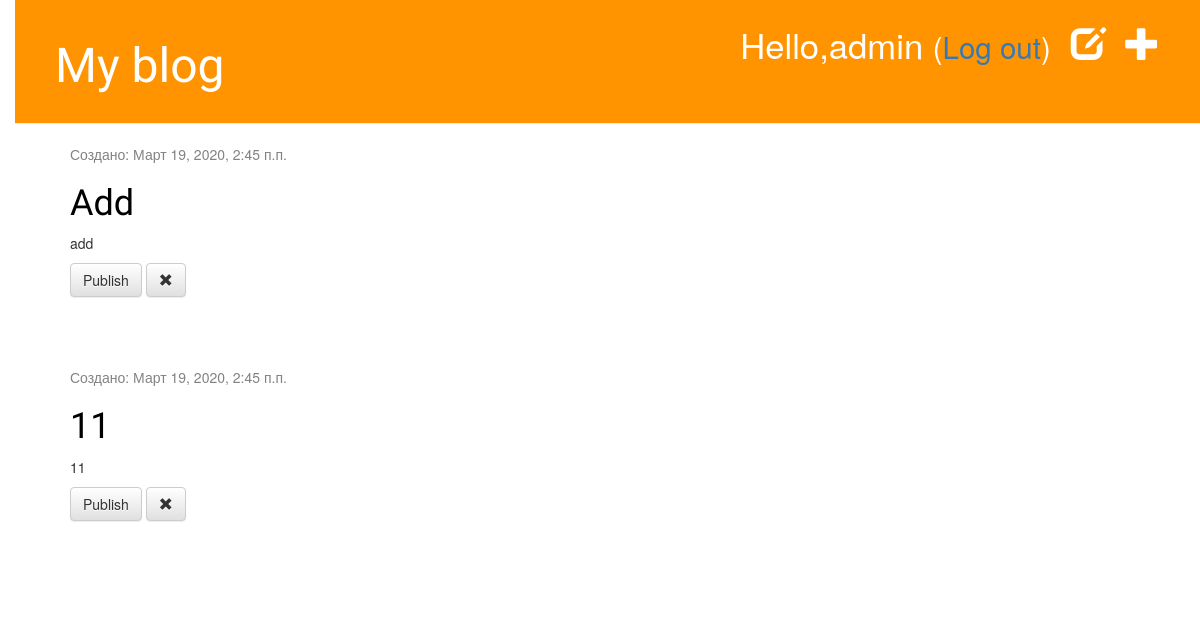
/post/post_draft_list/ (signed in), run on the app's committed database.
### blog/models.py (models this page shows, shortened)
class Post(models.Model):
    author = models.ForeignKey(settings.AUTH_USER_MODEL,on_delete = models.CASCADE)
    title = models.CharField('название статьи',max_length = 200)
    text = models.TextField('текст статьи')
    created_date = models.DateTimeField('дата создания',default = timezone.now())
    published_date = models.DateTimeField('дата публикации',blank = True,null = True)
    class Meta():
        verbose_name = 'Статья'
        verbose_name_plural = 'Статьи'

### blog/views.py (the view)
# urls.py: path('post/post_draft_list/',views.post_draft_list,name='post_draft_list'),
@login_required
def post_draft_list(request):
    draft_posts = Post.objects.filter(published_date=None).order_by('created_date')
    return render(request,'blog/post_draft_list.html',{'draft_posts':draft_posts})

### blog/templates/blog/post_draft_list.html
{% extends 'blog/base.html' %}
{% block content %}
  {% for p in draft_posts %}
    <div class="post">
      <div class="date">
        <p>Создано: {{ p.created_date }}</p>
      </div>
      <h1><a href="{% url 'post_detail' pk=p.pk %}">{{ p.title }}</a></h1>
      <p>{{ p.text|linebreaksbr }}</p>
      <a href='{% url "publish" p.pk %}' class = 'btn btn-default'>Publish</a>
      <a class="btn btn-default" href="{% url 'post_remove' pk=p.pk %}"><span class="glyphicon glyphicon-remove"></span></a>
    </div>
  {% endfor %}
{% endblock %}

### blog/templates/blog/base.html (shortened to what this page needs)
<!DOCTYPE html>
{% load static %}
<html lang="en">
  <head>
    <link rel="stylesheet" href="//maxcdn.bootstrapcdn.com/bootstrap/3.2.0/css/bootstrap.min.css">
    <link rel="stylesheet" href="//maxcdn.bootstrapcdn.com/bootstrap/3.2.0/css/bootstrap-theme.min.css">
    <link rel="stylesheet" href="{% static 'css/blog.css' %}">
  </head>
  <body>
    <div class="page-header">
      {% if user.is_authenticated %}
        <a href="{% url 'post_new' %}" class='top-menu'><span class='glyphicon glyphicon-plus'></span></a>
        <a href="{% url 'post_draft_list' %}" class='top-menu'><span class='glyphicon glyphicon-edit'></span></a>
        <p class="top-menu">Hello,{{ user.username }} <small>(<a href="{% url 'logout' %}">Log out</a>)</small></p>
      {% else %}
        <a href="{% url 'login' %}" class='top-menu'><span class='glyphicon glyphicon-lock'></a>
      {% endif %}
      <h1><a href="{% url 'post_list' %}">My blog</a></h1>
    </div>
    <div class="content container">
      <div class="row">
        <div class="col-md-8">
          {% block content %}
          {% endblock %}
        </div>
      </div>
    </div>
  </body>
</html>

### blog/static/css/blog.css (style rules this page uses)
h1 a { color: #FCA205; font-family: 'Lobster'; }
body { padding-left: 15px; }
.page-header { background-color: #ff9400; margin-top: 0; padding: 20px 20px 20px 40px; }
.page-header h1, .page-header h1 a, .page-header h1 a:visited,.page-header h1 a:active { color: #ffffff; font-size: 36pt; text-decoration: none; }
.content { margin-left: 40px; }
h1,h2,h3,h4 { font-family: 'Lobster',cursive; }
.date { color: #828282; }
.top-menu, .top-menu:hover, .top-menu:visited { color: #ffffff; float: right; font-size: 26pt; margin-right: 20px; }
.post { margin-bottom: 70px; }
.post h1 a, .post h1 a:visited { color: #000000; }

### data on the page
Post: created_date "Март 19, 2020, 2:45 п.п.", title "Add", text "add"
Post: created_date "Март 19, 2020, 2:45 п.п.", title "11", text "11"

### other printed values
{{ user.username }} "admin"
